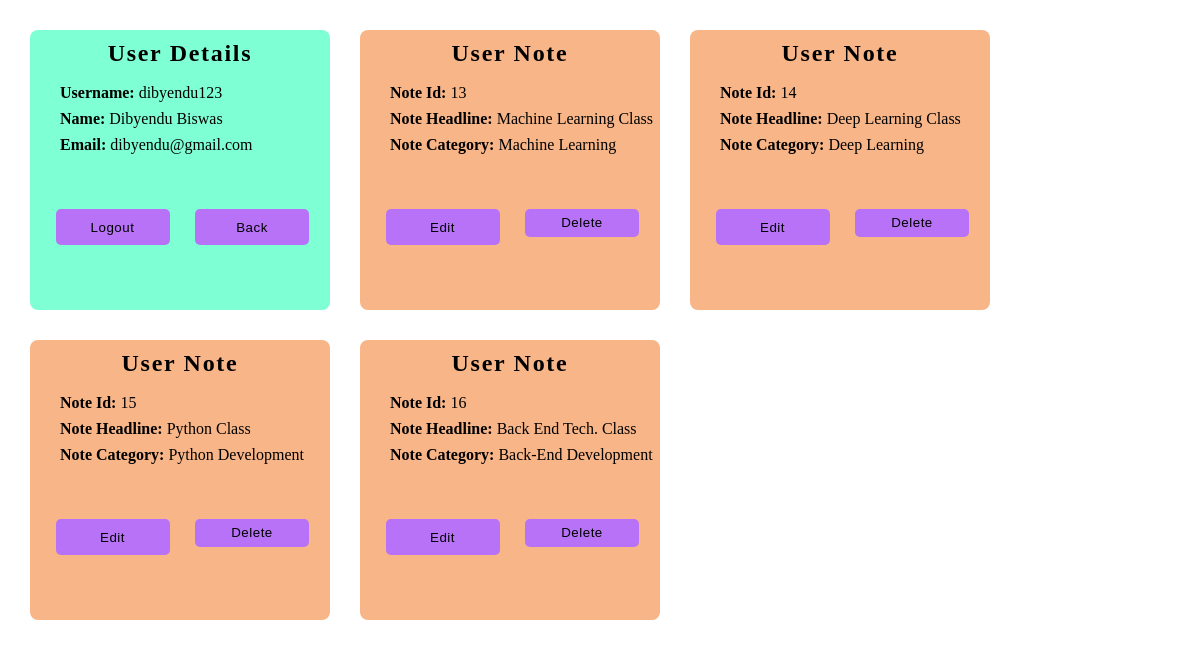
The page /notebook/showallnotes/ (signed in) on the database its author committed.
### App/models.py (models this page shows)
class Note(models.Model):
    headline = models.CharField(max_length=150)
    text = models.TextField()
    categories = models.ForeignKey(Category, on_delete=CASCADE)

class Category(models.Model):
    title = models.CharField(max_length=50)
    def __str__(self):
        return self.title

### App/views.py (the view)
# urls.py: path("notebook/showallnotes/", views.ShowAllNotes, name='ShowAllNotes'),
def ShowAllNotes(request):
    try:
        if request.user.is_authenticated:
            edata = Note.objects.all()
            context = {'title': 'All Notes', 'username': request.user.username,
                       'first_name': request.user.first_name,
                       'last_name': request.user.last_name, 'email': request.user.email,
                       'emd': edata}
            for i in edata:
                print(i.id)
            return render(request, 'shownotes.html', context)
        else:
            return HttpResponseRedirect('/login/')
    except Exception as e:
        print(e)

### Templates/shownotes.html (shortened to what this page needs)
<!DOCTYPE html>
{% load static %}
<html lang="en">
<head>
    <link rel="stylesheet" href="{% static 'CSS/index5.css' %}" />
</head>
<body>
    <div class="main_content">
        <div class="left">
            <h2>User Details</h2>
            <div class="data">
                <p><span>Username:</span> {{username}}</p>
                <p><span>Name:</span> {{first_name}} {{last_name}}</p>
                <p><span>Email:</span> {{email}}</p>
            </div>
            <a href="{% url 'LogOut' %}"><button type="button" class="btn">Logout</button></a>
            <a href="/"><button type="button" class="btn">Back</button></a>
        </div>
        {% if emd %}
            {% for dt in emd %}
                <div class="left notes">
                    <h2>User Note</h2>
                    <div class="data">
                        <p><span>Note Id: </span>{{dt.id}}</p>
                        <p><span>Note Headline: </span>{{dt.headline}}</p>
                        <p><span>Note Category: </span>{{dt.categories}}</p>
                    </div>
                    <a href="{% url 'EditNote' dt.id %}">
                        <button type="button" class="btn">Edit</button>
                    </a>
                    <form method="POST" action="{% url 'Delete' dt.id %}">
                        <button type="submit" class="btn btns">Delete</button>
                    </form>
                </div>
            {% endfor %}
        {% endif %}
    </div>
</body>
</html>

### Static/CSS/index5.css (style rules this page uses)
* { margin: 0; padding: 0; }
.main_content { height: 100vh; width: 100%; }
.left { float: left; height: 35%; width: 25%; background-color: aquamarine; margin-top: 30px; margin-left: 30px; border-radius: 8px; }
.left h2 { text-align: center; padding-top: 10px; letter-spacing: 1.7px; }
.data { height: 40%; width: 100%; margin-top: 3%; }
.data p { padding-left: 30px; padding-top: 8px; }
.data span { font-weight: bolder; }
.btn { float: left; height: 13%; width: 38%; outline: none; border: none; background-color: rgb(183, 114, 247); border-radius: 5px; margin-left: 8.5%; margin-top: 7%; cursor: pointer; letter-spacing: 0.5px; }
.notes { background-color: rgb(248, 181, 136); }
.btns { height: 27.8px; background-color: rgb(183, 114, 247); }

### rows shown on the page
Note: id "13", headline "Machine Learning Class", categories "Machine Learning"
Note: id "14", headline "Deep Learning Class", categories "Deep Learning"
Note: id "15", headline "Python Class", categories "Python Development"
Note: id "16", headline "Back End Tech. Class", categories "Back-End Development"

### other values the page prints
{{ username }} "dibyendu123"
{{ first_name }} "Dibyendu"
{{ last_name }} "Biswas"
{{ email }} "dibyendu@gmail.com"
